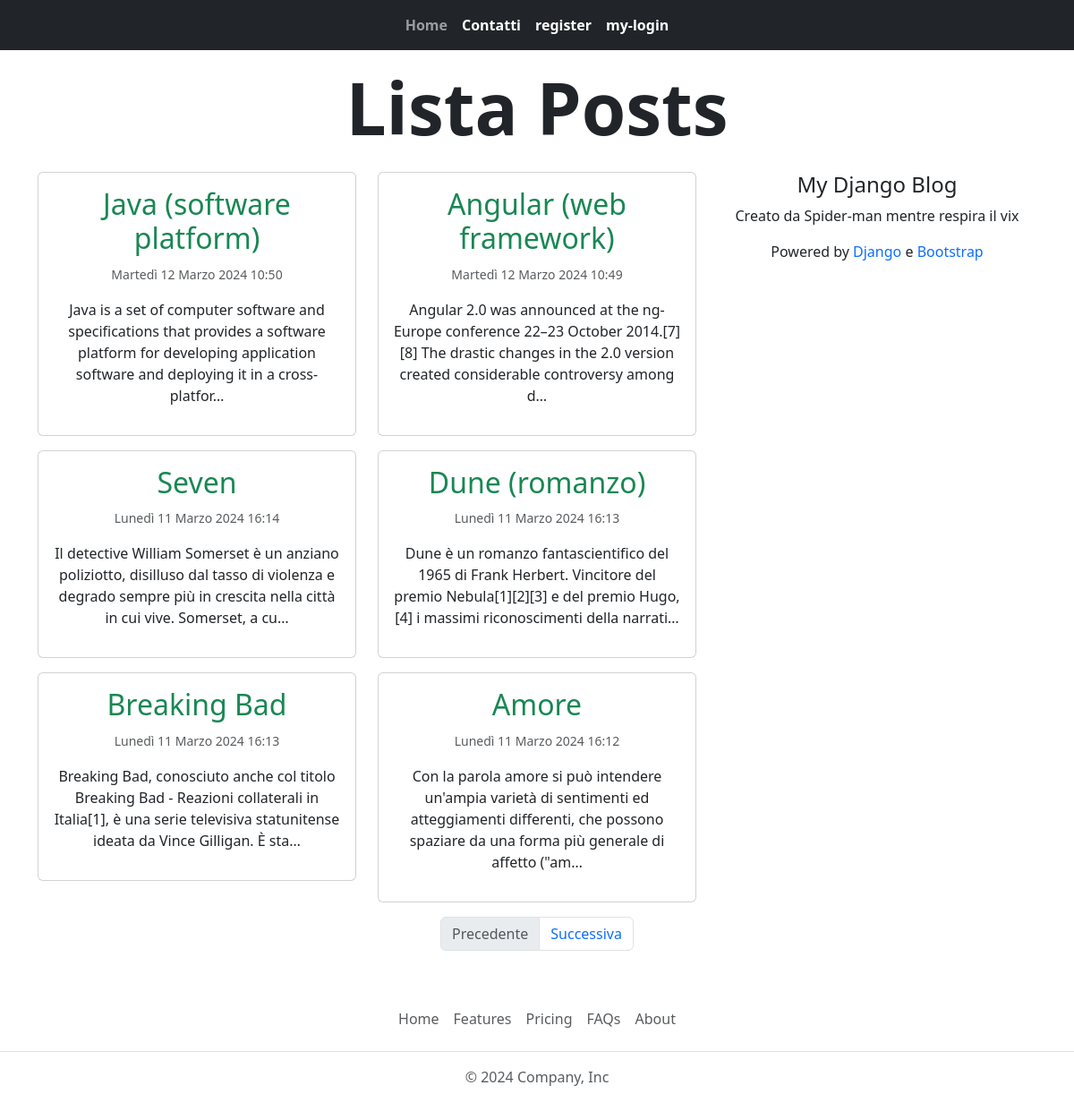
The page / on the database its author committed.
### posts/models.py (models this page shows, shortened)
class Post(models.Model):
    title = models.CharField(max_length=120)
    slug = AutoSlugField(populate_from='title')
    content = models.TextField()
    date = models.DateTimeField(auto_now_add=True, auto_now=False)
    def get_absolute_url(self):
        return reverse('singolo', kwargs={'id': self.id, 'slug': self.slug})

### templates/lista_post.html (shortened to what this page needs)
{% extends "layout.html"%} {% block content %}
<h1 class="text-center display-1 fw-bold p-3">Lista Posts</h1>
<div class="row">
  <div class="col-12 col-md-8">
    {% for object in object_list %} {% if forloop.counter0|divisibleby:2 %}
    <div class="row">
      {% endif %}
      <div class="col-12 col-md-6">
        <div class="card mb-3 hoverCustom">
          <div class="card-body text-center">
            <h2 class="card-title">
              <a
                class="text-decoration-none text-success"
                href="{{ object.get_absolute_url }}"
                >{{ object.title }}</a
              >
            </h2>
            <p class="card-text">
              <small class="text-muted">{{ object.date }}</small>
            </p>
            <p class="card-text">
              {{ object.content | safe | linebreaks | truncatechars_html:160 }}
            </p>
          </div>
        </div>
      </div>
      {% if forloop.counter|divisibleby:2 or forloop.last %}
    </div>
    {% endif %} {% endfor %}
  </div>
  <div class="col-12 col-md-4 flex-column text-center">
    <h4>My Django Blog</h4>
    <p>Creato da Spider-man mentre respira il vix</p>
    <p>
      Powered by
      <a href="https://en.wikipedia.org/wiki/Django_(web_framework)">Django</a>
      e
      <a href="https://en.wikipedia.org/wiki/Bootstrap_(front-end_framework)"
        >Bootstrap</a
      >
    </p>
  </div>
</div>
<nav aria-label="Pagination" class="d-flex justify-content-center">
  <ul class="pagination">
    {% if page_obj.has_previous %}
    <li class="page-item">
      <a class="page-link" href="?page={{ page_obj.previous_page_number }}"
        >Precedente</a
      >
    </li>
    {% else %}
    <li class="page-item disabled">
      <span class="page-link" tabindex="-1" aria-disabled="true"
        >Precedente</span
      >
    </li>
    {% endif %} {% if page_obj.has_next %}
    <li class="page-item">
      <a class="page-link" href="?page={{ page_obj.next_page_number }}"
        >Successiva</a
      >
    </li>
    {% else %}
    <li class="page-item disabled">
      <span class="page-link" tabindex="-1" aria-disabled="true"
        >Successiva</span
      >
    </li>
    {% endif %}
  </ul>
</nav>
{% endblock content%}

### static/css/mydjangocss.css (style rules this page uses)
a { text-decoration: none !important; }

### rows shown on the page
Post: title "Java (software platform)", date "Martedì 12 Marzo 2024 10:50", content "Java is a set of computer software and specifications that provides a software platform for developing application software and deploying it in a cross-platfor…"
Post: title "Angular (web framework)", date "Martedì 12 Marzo 2024 10:49", content "Angular 2.0 was announced at the ng-Europe conference 22–23 October 2014.[7][8] The drastic changes in the 2.0 version created considerable controversy among d…"
Post: title "Seven", date "Lunedì 11 Marzo 2024 16:14", content "Il detective William Somerset è un anziano poliziotto, disilluso dal tasso di violenza e degrado sempre più in crescita nella città in cui vive. Somerset, a cu…"
Post: title "Dune (romanzo)", date "Lunedì 11 Marzo 2024 16:13", content "Dune è un romanzo fantascientifico del 1965 di Frank Herbert. Vincitore del premio Nebula[1][2][3] e del premio Hugo,[4] i massimi riconoscimenti della narrati…"
Post: title "Breaking Bad", date "Lunedì 11 Marzo 2024 16:13", content "Breaking Bad, conosciuto anche col titolo Breaking Bad - Reazioni collaterali in Italia[1], è una serie televisiva statunitense ideata da Vince Gilligan. È sta…"
Post: title "Amore", date "Lunedì 11 Marzo 2024 16:12", content "Con la parola amore si può intendere un'ampia varietà di sentimenti ed atteggiamenti differenti, che possono spaziare da una forma più generale di affetto (\"am…"
